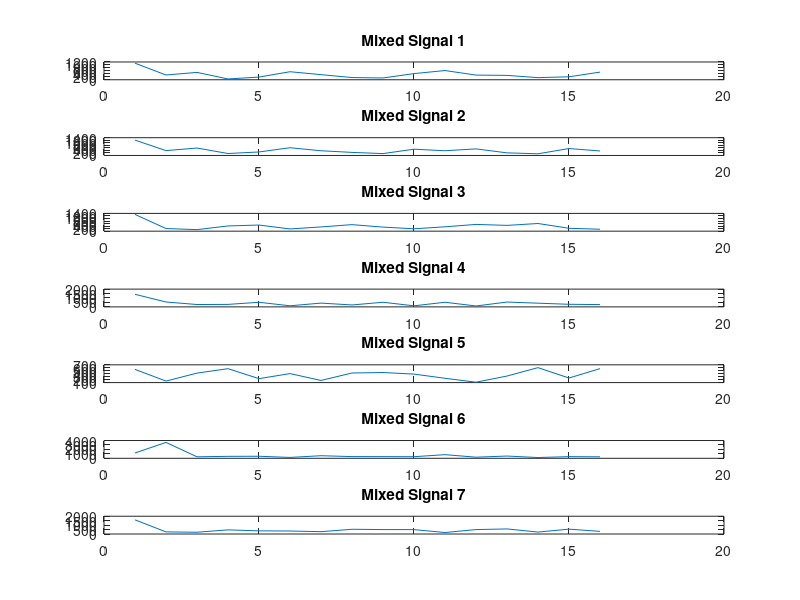

MATLAB code to generate this figure: (Note: this script raises an error after producing the figure.)
% FastICA with User-Provided Mixed Signals

% Define your mixed signals as a matrix
mixedSignals = [
    1119 0321 0497 0054 0181 0542 0345 0149 0120 0415 0622 0315 0295 0142 0200 0516;
    1209 0382 0585 0153 0276 0609 0371 0241 0147 0494 0372 0518 0205 0132 0545 0354;
    1320 0208 0121 0412 0483 0175 0335 0515 0320 0188 0343 0532 0455 0604 0227 0153;
    1417 0548 0265 0279 0518 0122 0425 0216 0520 0119 0521 0101 0545 0415 0291 0258;
    0546 0151 0420 0570 0233 0404 0172 0424 0440 0387 0245 0113 0321 0605 0254 0572;
    1197 3576 0335 0440 0458 0197 0580 0382 0374 0358 0821 0248 0509 0170 0373 0335;
    1596 0236 0199 0467 0354 0337 0262 0532 0499 0494 0167 0498 0571 0217 0547 0296
];

% Plot the mixed signals
figure;
for i = 1:size(mixedSignals, 1)
    subplot(size(mixedSignals, 1), 1, i);
    plot(mixedSignals(i, :));
    title(['Mixed Signal ' num2str(i)]);
end

% Apply FastICA
% Add FastICA toolbox to path if not already added
% You can download it from: https://research.ics.aalto.fi/ica/fastica/
addpath('fastica');

% Run FastICA
[separatedSignals, A, W] = fastica(mixedSignals, 'numOfIC', size(mixedSignals, 1));

% Plot the separated signals
figure;
for i = 1:size(separatedSignals, 1)
    subplot(size(separatedSignals, 1), 1, i);
    plot(separatedSignals(i, :));
    title(['Separated Signal ' num2str(i)]);
end

% Results
disp('Mixing Matrix (Unknown):');
disp('Mixing matrix is not provided, only estimates available.');
disp('Estimated Mixing Matrix:');
disp(A);
disp('Estimated Separating Matrix:');
disp(W);

% Clean up
rmpath('fastica');
